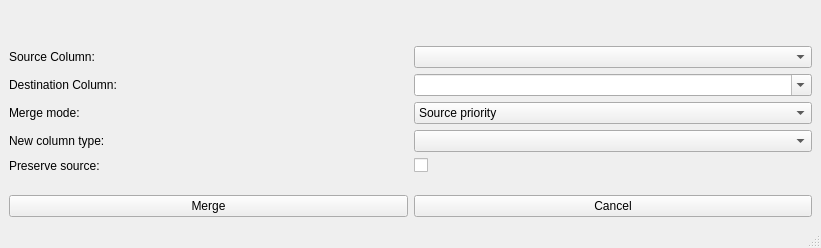
<?xml version="1.0" encoding="UTF-8"?>
<ui version="4.0">
 <class>MergeColumnWindow</class>
 <widget class="QMainWindow" name="MergeColumnWindow">
  <property name="geometry">
   <rect>
    <x>0</x>
    <y>0</y>
    <width>821</width>
    <height>248</height>
   </rect>
  </property>
  <property name="windowTitle">
   <string>Merge Label Columns</string>
  </property>
  <widget class="QWidget" name="centralwidget">
   <property name="sizePolicy">
    <sizepolicy hsizetype="Preferred" vsizetype="Minimum">
     <horstretch>0</horstretch>
     <verstretch>0</verstretch>
    </sizepolicy>
   </property>
   <layout class="QVBoxLayout" name="verticalLayout_2" stretch="0">
    <property name="sizeConstraint">
     <enum>QLayout::SetMinimumSize</enum>
    </property>
    <item>
     <layout class="QVBoxLayout" name="verticalLayout_3">
      <property name="sizeConstraint">
       <enum>QLayout::SetMinimumSize</enum>
      </property>
      <item>
       <spacer name="verticalSpacer_2">
        <property name="orientation">
         <enum>Qt::Vertical</enum>
        </property>
        <property name="sizeType">
         <enum>QSizePolicy::MinimumExpanding</enum>
        </property>
        <property name="sizeHint" stdset="0">
         <size>
          <width>20</width>
          <height>0</height>
         </size>
        </property>
       </spacer>
      </item>
      <item>
       <widget class="QLabel" name="returnMsgLabel">
        <property name="enabled">
         <bool>false</bool>
        </property>
        <property name="text">
         <string/>
        </property>
        <property name="alignment">
         <set>Qt::AlignBottom|Qt::AlignLeading|Qt::AlignLeft</set>
        </property>
       </widget>
      </item>
      <item>
       <layout class="QHBoxLayout" name="horizontalLayout_3">
        <item>
         <widget class="QLabel" name="label">
          <property name="text">
           <string>Source Column:</string>
          </property>
         </widget>
        </item>
        <item>
         <widget class="QComboBox" name="sourceColumnCombobox"/>
        </item>
       </layout>
      </item>
      <item>
       <layout class="QHBoxLayout" name="horizontalLayout_2">
        <item>
         <widget class="QLabel" name="toLabel">
          <property name="toolTip">
           <string>Merging into &quot;None&quot; will remove the column entirely</string>
          </property>
          <property name="text">
           <string>Destination Column:</string>
          </property>
          <property name="alignment">
           <set>Qt::AlignLeading|Qt::AlignLeft|Qt::AlignVCenter</set>
          </property>
         </widget>
        </item>
        <item>
         <widget class="QComboBox" name="destinationColumnCombobox">
          <property name="enabled">
           <bool>true</bool>
          </property>
          <property name="editable">
           <bool>true</bool>
          </property>
         </widget>
        </item>
       </layout>
      </item>
      <item>
       <layout class="QHBoxLayout" name="Mergemode">
        <item>
         <widget class="QLabel" name="label_2">
          <property name="toolTip">
           <string>If column already exists, this determines what merging mode is used, source priority means that for every timestamp, if both source and destination contain a label, source will overwrite destination. Idem but other way around for Destination priority. Overwrite all will discard the destination column (if it exists) and replace it by the source column.</string>
          </property>
          <property name="text">
           <string>Merge mode:</string>
          </property>
         </widget>
        </item>
        <item>
         <widget class="QComboBox" name="mergeModeComboBox">
          <property name="editable">
           <bool>false</bool>
          </property>
          <item>
           <property name="text">
            <string>Source priority</string>
           </property>
          </item>
          <item>
           <property name="text">
            <string>Destination priority</string>
           </property>
          </item>
          <item>
           <property name="text">
            <string>Overwrite entirely</string>
           </property>
          </item>
         </widget>
        </item>
       </layout>
      </item>
      <item>
       <layout class="QHBoxLayout" name="horizontalLayout_4">
        <item>
         <widget class="QLabel" name="label_4">
          <property name="text">
           <string>New column type:</string>
          </property>
         </widget>
        </item>
        <item>
         <widget class="QComboBox" name="newTypeComboBox">
          <property name="editable">
           <bool>false</bool>
          </property>
         </widget>
        </item>
       </layout>
      </item>
      <item>
       <layout class="QHBoxLayout" name="horizontalLayout_5">
        <item>
         <widget class="QLabel" name="label_3">
          <property name="toolTip">
           <string>Whether source column should be preserved, by default, it is deleted after mergin</string>
          </property>
          <property name="text">
           <string>Preserve source:</string>
          </property>
         </widget>
        </item>
        <item>
         <widget class="QCheckBox" name="preserveSourceCheckBox">
          <property name="text">
           <string/>
          </property>
         </widget>
        </item>
       </layout>
      </item>
      <item>
       <spacer name="verticalSpacer">
        <property name="orientation">
         <enum>Qt::Vertical</enum>
        </property>
        <property name="sizeType">
         <enum>QSizePolicy::MinimumExpanding</enum>
        </property>
        <property name="sizeHint" stdset="0">
         <size>
          <width>20</width>
          <height>0</height>
         </size>
        </property>
       </spacer>
      </item>
      <item>
       <layout class="QHBoxLayout" name="horizontalLayout" stretch="0,0">
        <property name="spacing">
         <number>6</number>
        </property>
        <property name="topMargin">
         <number>0</number>
        </property>
        <property name="bottomMargin">
         <number>0</number>
        </property>
        <item>
         <widget class="QPushButton" name="renameBtn">
          <property name="text">
           <string>Merge</string>
          </property>
         </widget>
        </item>
        <item>
         <widget class="QPushButton" name="cancelBtn">
          <property name="text">
           <string>Cancel</string>
          </property>
         </widget>
        </item>
       </layout>
      </item>
     </layout>
    </item>
   </layout>
  </widget>
  <widget class="QMenuBar" name="menubar">
   <property name="enabled">
    <bool>false</bool>
   </property>
   <property name="geometry">
    <rect>
     <x>0</x>
     <y>0</y>
     <width>821</width>
     <height>21</height>
    </rect>
   </property>
  </widget>
  <widget class="QStatusBar" name="statusbar">
   <property name="enabled">
    <bool>false</bool>
   </property>
  </widget>
 </widget>
 <resources/>
 <connections/>
</ui>
